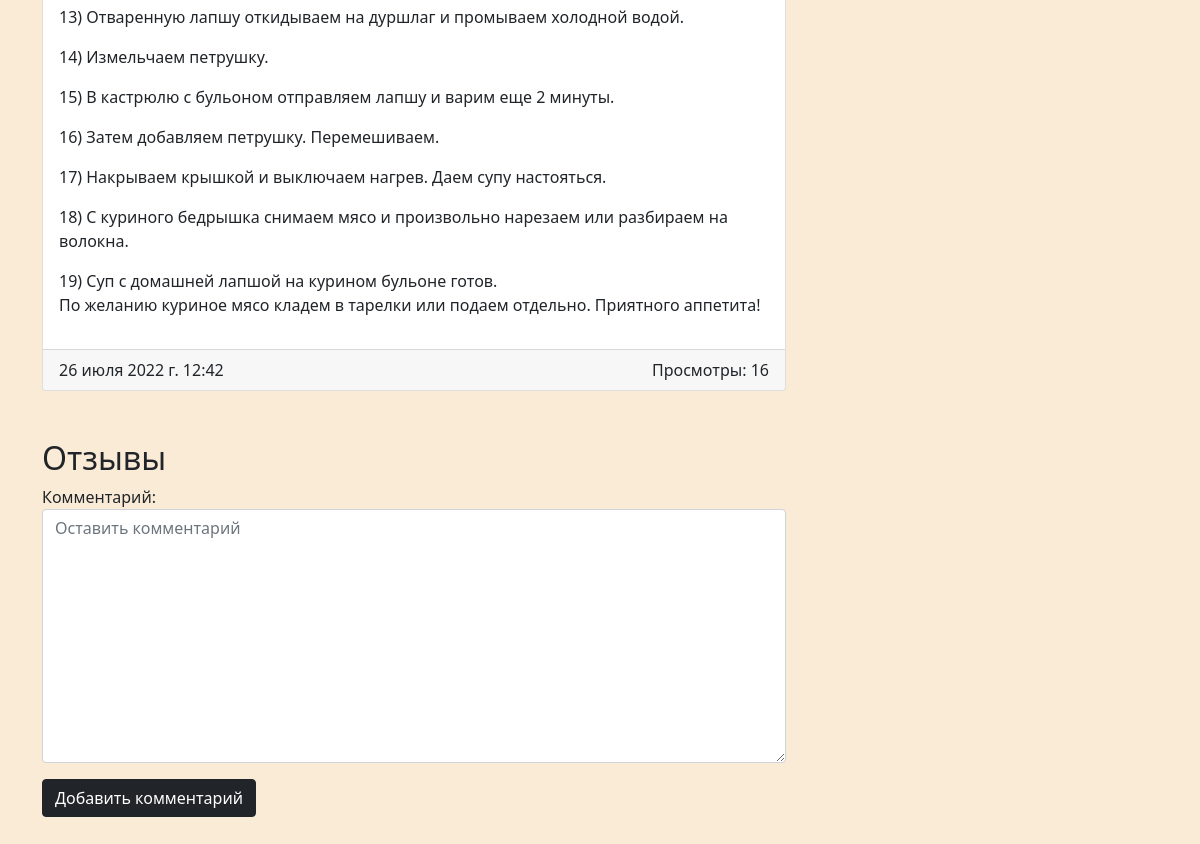
The app's page /recipe/2/ (signed in, lower part), older data.
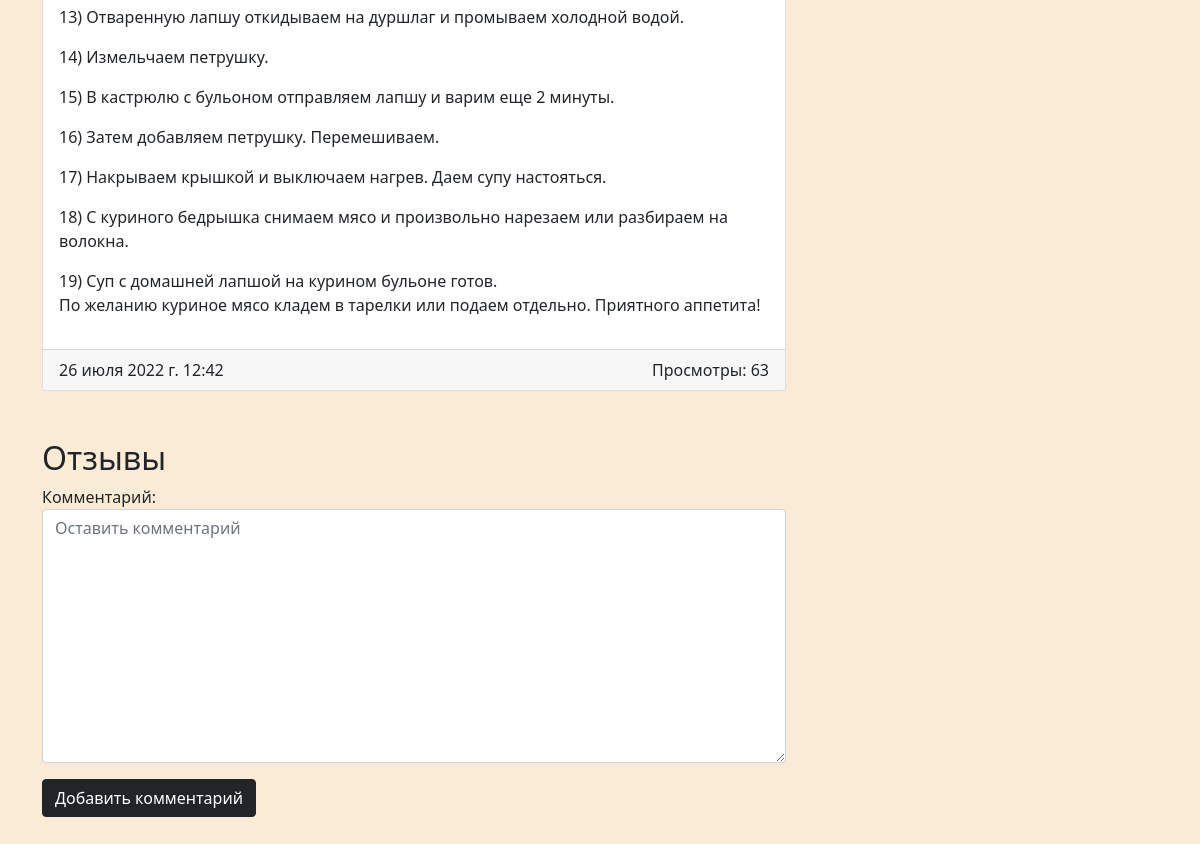
The same page, newer data.
### blog/models.py (models this page shows, shortened)
class Recipe(models.Model):
    title = models.CharField(max_length=150, verbose_name='Название рецепта')
    content = models.TextField(blank=True, verbose_name='Описание')
    username = models.ForeignKey(User, on_delete=models.CASCADE, null=True, blank=True, verbose_name='Имя пользователя')
    created_on = models.DateTimeField(auto_now_add=True, verbose_name='Дата создания')
    updated_on = models.DateTimeField(auto_now=True, verbose_name='Дата обновления')
    photo = models.ImageField(upload_to='photos/', blank=True, null=True, verbose_name='Изображение')
    is_published = models.BooleanField(default=True, verbose_name='Опубликовать')
    category = models.ForeignKey(Category, on_delete=models.CASCADE, verbose_name='Категория')
    watches = models.IntegerField(default=0, verbose_name='Просмотры')
    slug = models.SlugField(unique=True, null=True)
    time_to_cook = models.IntegerField(default=0)
    class Meta:
        verbose_name = 'Рецепт'
        verbose_name_plural = 'Рецепты'

### blog/views.py (the view)
# urls.py: path('recipe/<int:pk>/', RecipeDetail.as_view(), name='recipe_detail'),
class RecipeDetail(DetailView):
    model = Recipe
    template_name = 'blog/recipe_detail.html'
    def get_queryset(self):
        return Recipe.objects.filter(pk=self.kwargs['pk'], is_published=True)
    def get_context_data(self, **kwargs):
        context = super().get_context_data()
        recipe = Recipe.objects.get(pk=self.kwargs['pk'])
        recipe.watches += 1
        recipe.save()
        context['title'] = f'Рецепт: {recipe.title}'
        if self.request.user.is_authenticated:
            context['comment_form'] = CommentForm()
        context['comments'] = Comment.objects.filter(recipe_id=self.kwargs['pk'])
        return context

### blog/forms.py
class CommentForm(forms.ModelForm):
    class Meta:
        model = Comment
        fields = ['content']
        widgets = {
            'content': forms.Textarea(attrs={
                'placeholder': 'Оставить комментарий',
                'class': 'form-control'
            }),
        }

### blog/models.py (called while the page is built)
    def __str__(self):
        return self.title

### blog/templatetags/blog_tags.py (called while the page is built)
@register.simple_tag()
def get_favorite_recipes(user):
    fav = FavoriteRecipe.objects.filter(user=user)
    recipes = [i.recipe for i in fav]
    return recipes

### blog/templates/blog/recipe_detail.html (shortened to what this page needs)
{% extends 'base.html' %}
{% load blog_tags %}
{% load static %}
{% block main %}
<div class="d-flex justify-content-between" style="margin-bottom: 50px">
    <link rel="stylesheet" href="{% static 'blog/css/index.css' %}" class="rel">
    <div class="col-8">
        <div class="card">
            <div class="card-body">
                <p class="card-text" style="font-weight:bold">{{ recipe.content|linebreaks }}</p>
            </div>
            <div class="card-footer d-flex justify-content-between">
                <div>
                    {{ recipe.created_on }}
                </div>
                <div>
                    Просмотры: {{ recipe.watches }}
                </div>
            </div>
        </div>
        <div class="reviews mt-5">
            <h2>Отзывы</h2>
        </div>
        {% if request.user.is_authenticated %}
        {% include 'blog/components/_comment_form.html' %}
        {% endif %}
    </div>
    <div class="col-4">
    </div>
</div>
{% endblock %}

Row changes from the older to the newer data that the page shows:
changed Recipe: watches "16" → "63"
